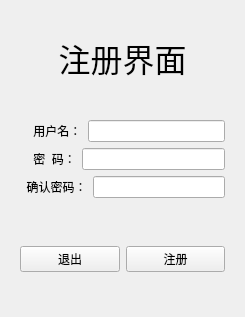
<?xml version="1.0" encoding="UTF-8"?>
<ui version="4.0">
 <class>regist</class>
 <widget class="QWidget" name="regist">
  <property name="geometry">
   <rect>
    <x>0</x>
    <y>0</y>
    <width>245</width>
    <height>317</height>
   </rect>
  </property>
  <property name="windowTitle">
   <string>Form</string>
  </property>
  <layout class="QGridLayout" name="gridLayout_4">
   <item row="0" column="0">
    <widget class="QWidget" name="widget_3" native="true">
     <layout class="QGridLayout" name="gridLayout_3">
      <item row="0" column="0">
       <widget class="QLabel" name="label_4">
        <property name="font">
         <font>
          <family>楷体</family>
          <pointsize>24</pointsize>
         </font>
        </property>
        <property name="text">
         <string>注册界面</string>
        </property>
        <property name="textFormat">
         <enum>Qt::PlainText</enum>
        </property>
        <property name="alignment">
         <set>Qt::AlignCenter</set>
        </property>
       </widget>
      </item>
     </layout>
    </widget>
   </item>
   <item row="1" column="0">
    <widget class="QWidget" name="widget_2" native="true">
     <layout class="QGridLayout" name="gridLayout_2">
      <item row="0" column="0">
       <layout class="QHBoxLayout" name="horizontalLayout">
        <item>
         <widget class="QLabel" name="label">
          <property name="text">
           <string>    用户名：</string>
          </property>
         </widget>
        </item>
        <item>
         <widget class="QLineEdit" name="id_regLineEdit"/>
        </item>
       </layout>
      </item>
      <item row="1" column="0">
       <layout class="QHBoxLayout" name="horizontalLayout_2">
        <item>
         <widget class="QLabel" name="label_2">
          <property name="text">
           <string>    密  码：</string>
          </property>
         </widget>
        </item>
        <item>
         <widget class="QLineEdit" name="code_regLineEdit"/>
        </item>
       </layout>
      </item>
      <item row="2" column="0">
       <layout class="QHBoxLayout" name="horizontalLayout_3">
        <item>
         <widget class="QLabel" name="label_3">
          <property name="text">
           <string>  确认密码：</string>
          </property>
         </widget>
        </item>
        <item>
         <widget class="QLineEdit" name="re_codeLineEdit"/>
        </item>
       </layout>
      </item>
     </layout>
    </widget>
   </item>
   <item row="2" column="0">
    <widget class="QWidget" name="widget" native="true">
     <layout class="QGridLayout" name="gridLayout">
      <item row="0" column="0">
       <widget class="QPushButton" name="back_regsPushButton">
        <property name="text">
         <string>退出</string>
        </property>
       </widget>
      </item>
      <item row="0" column="1">
       <widget class="QPushButton" name="registerPushButton">
        <property name="text">
         <string>注册</string>
        </property>
       </widget>
      </item>
     </layout>
    </widget>
   </item>
  </layout>
 </widget>
 <resources/>
 <connections/>
</ui>
